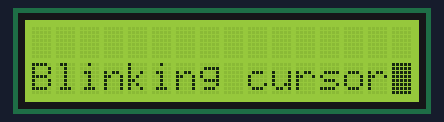
Recording of a sketch running on a simulated Arduino Uno, built with avr-gcc and run on an emulated ATmega328P. Parts: 16×2 character LCD.

Above: at 8.8 s.
At 10.8 s:
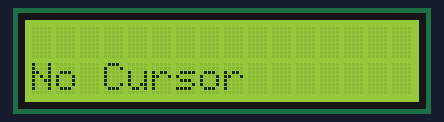
At 15.9 s:
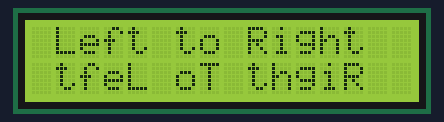
At 18.0 s:
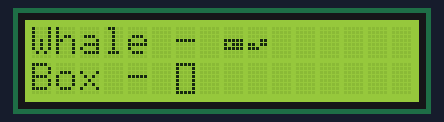
At 24.6 s:
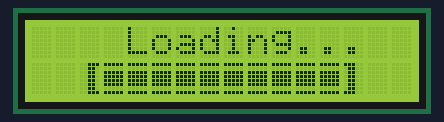
At 25.8 s:
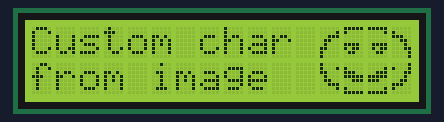

Measured:
- what the display in image 0 shows lasts 2.0 s, from 8.8 s to 10.8 s
- what the display in image 2 shows lasts 2.0 s, from 15.9 s to 17.9 s
- what the display in image 3 shows lasts 1.1 s, from 17.9 s to 19.0 s
- what the display in image 4 shows lasts 1.2 s, from 24.6 s to 25.8 s

The sketch:

LiquidCrystal_I2C_Test.ino
```cpp
#include <LiquidCrystal_I2C.h>
#include "CustomSymbols.h"
#include "ProgressBar.h"

#define LCD_ADDRESS 0x27
#define COLUMNS 16
#define ROWS 2
#define PIXEL_COLS_PER_CELL 5

LiquidCrystal_I2C lcd(LCD_ADDRESS, COLUMNS, ROWS);

void setup()
{
  lcd.init();
  lcd.backlight();

  demoTwoLinePrint();
  demoToggleDisplay();
  demoToggleBacklight();
  demoCursorOptions();
  demoScroll();
  demoPrintDirections();
  demoCustomChars();
  demoProgressBarClass();
  demoCharacterGen();
}

void loop()
{
}

void demoTwoLinePrint() {
  lcd.clear();
  lcd.setCursor(0,0);
  lcd.print("First Line");
  delay(800);
  lcd.clear();

  lcd.setCursor(0,1);
  lcd.print("Second Line");
  delay(800);
}

void demoToggleDisplay() {
  lcd.clear();
  lcd.setCursor(0,0);
  lcd.print("Toggle");
  lcd.setCursor(0,1);
  lcd.print("Display");
  for (uint8_t i = 0; i < 3; i++) {
    lcd.noDisplay();
    delay(500);
    lcd.display();
    delay(500);
  }
}

void demoToggleBacklight() {
  lcd.clear();
  lcd.setCursor(0,0);
  lcd.print("Toggle");
  lcd.setCursor(0,1);
  lcd.print("Backlight");
  for (uint8_t i = 0; i < 3; i++) {
    lcd.noBacklight();
    delay(500);
    lcd.backlight();
    delay(500);
  }
}

void demoCursorOptions() {
  lcd.clear();

  lcd.setCursor(0,0);
  lcd.print("With cursor");
  lcd.cursor();
  delay(1000);
  lcd.clear();

  lcd.setCursor(0,1);
  lcd.blink();
  lcd.print("Blinking cursor");
  delay(2000);
  lcd.clear();

  lcd.noBlink();
  lcd.setCursor(0,1);
  lcd.print("No Cursor");
  lcd.noCursor();
  delay(2000);
}

void demoScroll() {
  lcd.clear();
  lcd.setCursor(0,0);
  lcd.print("Scroll Right");
  for (uint8_t i = 0; i < 5; i++) {
    lcd.scrollDisplayRight();
    delay(300);
  }
  lcd.clear();

  lcd.setCursor(6, 1);
  lcd.print("Scroll Left");
  for (uint8_t i = 0; i < 5; i++) {
    lcd.scrollDisplayLeft();
    delay(300);
  }
  lcd.clear();
}

void demoPrintDirections() {
  lcd.clear();
  lcd.setCursor(1, 0);
  lcd.print("Left to Right");
  lcd.setCursor(13, 1);
  lcd.rightToLeft();
  lcd.print("Right To Left");
  delay(2000);
  lcd.clear();
}

void demoCustomChars() {
  lcd.clear();
  lcd.createChar(0, checker);
  lcd.createChar(1, box);
  lcd.createChar(2, whale1);
  lcd.createChar(3, whale2);

  lcd.home();
  lcd.print("Whale - ");
  lcd.write(2);
  lcd.write(3);
  lcd.setCursor(0, 1);
  lcd.print("Box - ");
  lcd.write(1);
  delay(1000);
}

void demoProgressBarClass() {
  uint8_t bar_column = 2;
  uint8_t bar_row = 1;
  uint8_t bar_sections = 10;
  ProgressBar bar(&lcd, bar_column, bar_row, bar_sections);

  lcd.clear();
  lcd.setCursor(4, 0);
  lcd.print("Loading...");
  for (uint8_t index = 0; index <= bar_sections * PIXEL_COLS_PER_CELL;index++) {
    bar.SetProgressIndex(index);
    delay(100);
  }
  delay(1000);
}

void demoCharacterGen() {
  lcd.clear();
  lcd.createChar(0, smile_0);
  lcd.createChar(1, smile_1);
  lcd.createChar(2, smile_2);
  lcd.createChar(3, smile_3);
  lcd.createChar(4, smile_4);
  lcd.createChar(5, smile_5);
  lcd.createChar(6, smile_6);
  lcd.createChar(7, smile_7);

  lcd.home();
  lcd.print("Custom char");
  lcd.setCursor(0, 1);
  lcd.print("from image");

  uint8_t start_col = 12;
  lcd.setCursor(start_col, 0);
  lcd.write(0);
  lcd.setCursor(start_col + 1, 0);
  lcd.write(1);
  lcd.setCursor(start_col + 2, 0);
  lcd.write(2);
  lcd.setCursor(start_col + 3, 0);
  lcd.write(3);
  lcd.setCursor(start_col + 0, 1);
  lcd.write(4);
  lcd.setCursor(start_col + 1, 1);
  lcd.write(5);
  lcd.setCursor(start_col + 2, 1);
  lcd.write(6);
  lcd.setCursor(start_col + 3, 1);
  lcd.write(7);
}
```

CustomSymbols.h
```cpp
#ifndef __CUSTOM_SYMBOLS_H__
#define __CUSTOM_SYMBOLS_H__

uint8_t checker[8] = {
                        0b00010101,
                        0b00001010,
                        0b00010101,
                        0b00001010,
                        0b00010101,
                        0b00001010,
                        0b00010101,
                        0b00001010
                      };

uint8_t box[8] = {
                        0b00011111,
                        0b00010001,
                        0b00010001,
                        0b00010001,
                        0b00010001,
                        0b00010001,
                        0b00010001,
                        0b00011111
                      };

uint8_t whale1[8] = {
                        0b00000000,
                        0b00000000,
                        0b00000000,
                        0b00011111,
                        0b00010111,
                        0b00011111,
                        0b00000000,
                        0b00000000,
                      };

uint8_t whale2[8] = {
                        0b00000000,
                        0b00000000,
                        0b00000000,
                        0b00000011,
                        0b00011011,
                        0b00011100,
                        0b00000000,
                        0b00000000,
                      };

// Generated by bitmapper.py
uint8_t smile_0[8] = {
    0b00000000,
    0b00000001,
    0b00000111,
    0b00001100,
    0b00001000,
    0b00011000,
    0b00010000,
    0b00010000,
    };
uint8_t smile_1[8] = {
    0b00011111,
    0b00010000,
    0b00000000,
    0b00000000,
    0b00011110,
    0b00010110,
    0b00001100,
    0b00000000,
    };
uint8_t smile_2[8] = {
    0b00011111,
    0b00000001,
    0b00000000,
    0b00000000,
    0b00001111,
    0b00001011,
    0b00000110,
    0b00000000,
    };
uint8_t smile_3[8] = {
    0b00000000,
    0b00010000,
    0b00011100,
    0b00000110,
    0b00000010,
    0b00000011,
    0b00000001,
    0b00000001,
    };
uint8_t smile_4[8] = {
    0b00010000,
    0b00010001,
    0b00011000,
    0b00001000,
    0b00001100,
    0b00000111,
    0b00000001,
    0b00000000,
    };
uint8_t smile_5[8] = {
    0b00000000,
    0b00010000,
    0b00011100,
    0b00011111,
    0b00000111,
    0b00000000,
    0b00010000,
    0b00011111,
    };
uint8_t smile_6[8] = {
    0b00000000,
    0b00000001,
    0b00000111,
    0b00011111,
    0b00011100,
    0b00000000,
    0b00000001,
    0b00011111,
    };
uint8_t smile_7[8] = {
    0b00000001,
    0b00010001,
    0b00000011,
    0b00000010,
    0b00000110,
    0b00011100,
    0b00010000,
    0b00000000,
    };

#endif
```

ProgressBar.h
```cpp
#ifndef __PROGRESS_BAR_H__
#define __PROGRESS_BAR_H__

#include <LiquidCrystal_I2C.h>

#define SECTION_SIZE 5
#define MIDDLE_SECTION_0 0
#define MIDDLE_SECTION_1 1
#define MIDDLE_SECTION_2 2
#define MIDDLE_SECTION_3 3
#define MIDDLE_SECTION_4 4
#define MIDDLE_SECTION_5 5
#define LEFT_END 6
#define RIGHT_END 7

uint8_t load_bar_left_end[8] = {
                        0b00000111,
                        0b00000110,
                        0b00000110,
                        0b00000110,
                        0b00000110,
                        0b00000110,
                        0b00000110,
                        0b00000111,
                      };

uint8_t load_bar_middle_0[8] = {
                        0b00011111,
                        0b00000000,
                        0b00000000,
                        0b00000000,
                        0b00000000,
                        0b00000000,
                        0b00000000,
                        0b00011111,
                      };

uint8_t load_bar_middle_1[8] = {
                        0b00011111,
                        0b00000000,
                        0b00010000,
                        0b00010000,
                        0b00010000,
                        0b00010000,
                        0b00000000,
                        0b00011111,
                      };

uint8_t load_bar_middle_2[8] = {
                        0b00011111,
                        0b00000000,
                        0b00011000,
                        0b00011000,
                        0b00011000,
                        0b00011000,
                        0b00000000,
                        0b00011111,
                      };

uint8_t load_bar_middle_3[8] = {
                        0b00011111,
                        0b00000000,
                        0b00011100,
                        0b00011100,
                        0b00011100,
                        0b00011100,
                        0b00000000,
                        0b00011111,
                      };

uint8_t load_bar_middle_4[8] = {
                        0b00011111,
                        0b00000000,
                        0b00011110,
                        0b00011110,
                        0b00011110,
                        0b00011110,
                        0b00000000,
                        0b00011111,
                      };

uint8_t load_bar_middle_5[8] = {
                        0b00011111,
                        0b00000000,
                        0b00011111,
                        0b00011111,
                        0b00011111,
                        0b00011111,
                        0b00000000,
                        0b00011111,
                      };

uint8_t load_bar_right_end[8] = {
                        0b00011100,
                        0b00001100,
                        0b00001100,
                        0b00001100,
                        0b00001100,
                        0b00001100,
                        0b00001100,
                        0b00011100,
                      };

class ProgressBar {

  private:
    uint8_t number_of_middle_sections;
    uint8_t column;
    uint8_t row;
    LiquidCrystal_I2C* lcd;

    void LoadCustomCharacters() {
      this->lcd->createChar(MIDDLE_SECTION_0, load_bar_middle_0);
      this->lcd->createChar(MIDDLE_SECTION_1, load_bar_middle_1);
      this->lcd->createChar(MIDDLE_SECTION_2, load_bar_middle_2);
      this->lcd->createChar(MIDDLE_SECTION_3, load_bar_middle_3);
      this->lcd->createChar(MIDDLE_SECTION_4, load_bar_middle_4);
      this->lcd->createChar(MIDDLE_SECTION_5, load_bar_middle_5);
      this->lcd->createChar(LEFT_END, load_bar_left_end);
      this->lcd->createChar(RIGHT_END, load_bar_right_end);
    }

  public:
    ProgressBar(LiquidCrystal_I2C* lcd, uint8_t column, uint8_t row, uint8_t sections)
    {
      this->lcd = lcd;
      this->number_of_middle_sections = sections;
      this->column = column;
      this->LoadCustomCharacters();
    }

    void SetProgressIndex(uint8_t progress_index) {

      uint8_t full_sections = progress_index / SECTION_SIZE;
      uint8_t leftover_sections = progress_index % SECTION_SIZE;

      this->lcd->setCursor(this->column, this->row);
      this->lcd->write(LEFT_END);
      for (uint8_t section = 0; section < number_of_middle_sections; section++) {
        if (section < full_sections) {
          this->lcd->write(MIDDLE_SECTION_5);
        } else if (section == full_sections) {
          this->lcd->write(leftover_sections);
        } else {
          this->lcd->write(MIDDLE_SECTION_0);
        }
      }
      this->lcd->write(RIGHT_END);
    }
};

#endif
```
